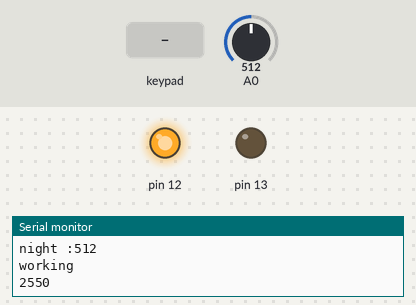
This sketch was run on a simulated Arduino Uno, built with avr-gcc and run on an emulated ATmega328P. On the bench: output pins drawn as LEDs (lit = HIGH), the last lines printed to the serial monitor. The inputs (shaded band) are chosen by the test bench; at power-on: A0 = 512.

Above: at 1.2 s.
1.3 s: key '*' pressed
At 2.4 s:
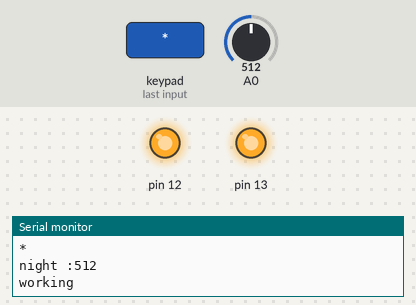
2.9 s: keypad keys 5 4 3 2 # pressed 0.4 s apart
At 3.8 s:
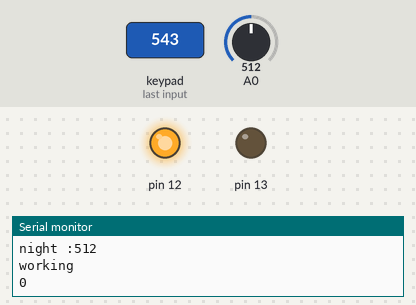
Timing chart, 0 to 5.9 s (numbered marks = the images above; inputs shaded):
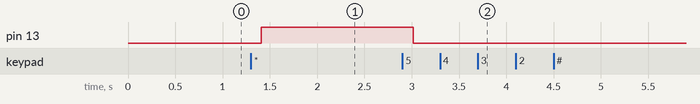

The sketch:

feeder.ino
```cpp
#include <Keypad.h>


const byte ROWS = 4;
const byte COLS = 3;
char keys[ROWS][COLS] = {
  {'1', '2', '3'},
  {'4', '5', '6'},
  {'7', '8', '9'},
  {'*', '0', '#'}
};
byte rowPins[ROWS] = {5, 4, 3, 2}; //connect to the row pinouts of the keypad
byte colPins[COLS] = {8, 7, 6}; //connect to the column pinouts of the keypad

Keypad keypad = Keypad( makeKeymap(keys), rowPins, colPins, ROWS, COLS );

char mode_key = '1';  // mode marker
int stop_signal = 0;  // indicates stop mode
long current_delta = 0;  // delay counter
//int feed_time_delta = 1000 * 60 * 60;  // feed every 1 hour
long feed_time_delta = 30000;

void setup() {
  // relay init
  pinMode(13, OUTPUT);
  pinMode(12, OUTPUT);
  digitalWrite(12, HIGH);
  Serial.begin(9600);

}

void feed(int while_pressed) {
  digitalWrite(13, HIGH);
  if (while_pressed == 0) {
    delay(5000);
    digitalWrite(13, LOW);
  }
}

void stop_feeder() {
  digitalWrite(13, LOW);
}

int night() {
  int value = 0;
  value = analogRead(A0);
  Serial.print("night :");
  Serial.println(value);
  if (value > 180) {
    return 0;
  }
  else {
    return 1;
  }
}

void loop() {

  char key = keypad.getKey();
  if (key != NO_KEY) {
    // TODO update indicators
    stop_feeder();
    current_delta = 0;
    mode_key = key;
    Serial.println(mode_key);
  }
  Serial.println(mode_key);
  stop_signal = 0;
  if (mode_key == '0') {
    stop_signal = 1;
    // TODO pulse indicators
    Serial.println("stop");
  }

  if (stop_signal != 1 && night() != 1) {
    Serial.println("working");
    if (mode_key == '*') {
      feed(1);
    }

    else {
      Serial.println(current_delta);

      if (feed_time_delta < current_delta) {
        Serial.println("feed!");
        feed(0);
        current_delta = 0;
      }
      current_delta = current_delta + 510;
    }
    delay(200);
  }

  else {
    current_delta = 0;
    delay(200); // feeder stopped or it is too dark to feed
  }

}
```

Measured:
- after the input at 1.3 s, pin 13: LOW → HIGH after 0.11 s
- after the input at 2.9 s, pin 13: HIGH → LOW after 0.11 s
